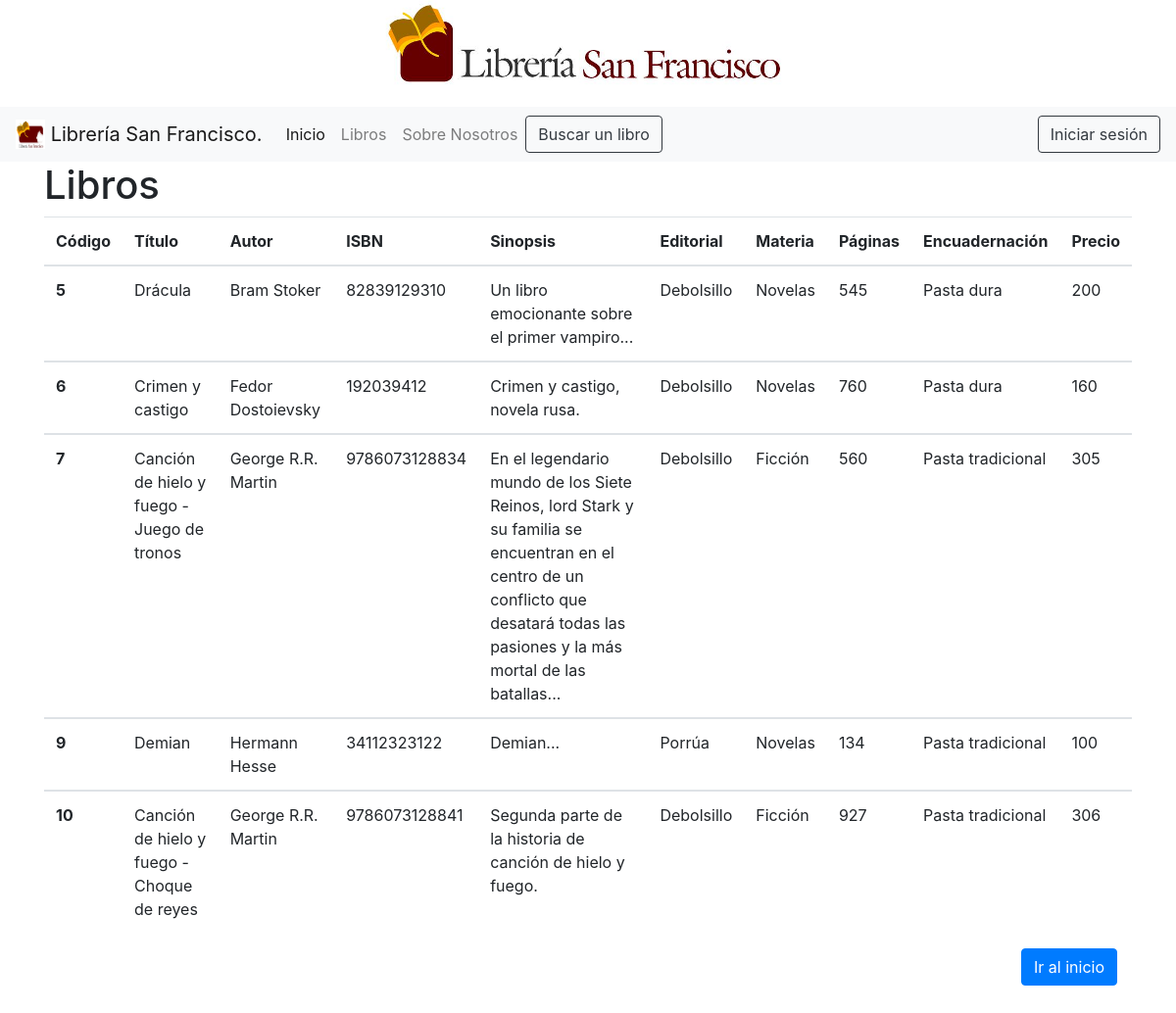
/mostrar_libros.php, run on the app's committed database.
### tables this page shows
CREATE TABLE `libros` (
  `codigo` int(11) NOT NULL,
  `titulo` varchar(50) NOT NULL,
  `autor` varchar(50) NOT NULL,
  `isbn` varchar(25) NOT NULL,
  `sinopsis` varchar(500) NOT NULL,
  `editorial` varchar(50) NOT NULL,
  `materia` varchar(50) NOT NULL,
  `paginas` int(11) NOT NULL,
  `encuadernacion` varchar(25) NOT NULL,
  `precio` int(11) NOT NULL
);

### mostrar_libros.php (the view, shortened to what this page needs)
<?php
require 'conexion.php';
$sql = "SELECT * FROM libros";
$resultado = $conexion->query($sql);
?>
<!DOCTYPE html>
<html>
<head>
</head>
<body>
	<?php include 'navbar.php'; ?>
	<div class="container" style="margin:auto;">
                <h1>Libros</h1>
                    <table class="table table-responsive">
                        <thead>
                            <tr>
                                <th scope="col">Código</th>
                                <th scope="col">Título</th>
                                <th scope="col">Autor</th>
                                <th scope="col">ISBN</th>
                                <th scope="col">Sinopsis</th>
                                <th scope="col">Editorial</th>
                                <th scope="col">Materia</th>
                                <th scope="col">Páginas</th>
                                <th scope="col">Encuadernación</th>
                                <th scope="col">Precio</th>
                            </tr>
                        </thead>
                        <?php while($row = $resultado->fetch_assoc()):?>
                        <?php
                        	$codigo = $row["codigo"];
                            $titulo = $row["titulo"];
                            $autor = $row["autor"];
                            $isbn = $row["isbn"];
                            $sinopsis = $row["sinopsis"];
                            $editorial = $row["editorial"];
                            $materia = $row["materia"];
                            $paginas = $row["paginas"];
                            $encuadernacion = $row["encuadernacion"];
                            $precio = $row['precio'];
                        ?>
                        <tbody>
                            <tr>
                                <th scope="row"><?php echo $codigo ?></th>
                                <td><?php echo $titulo ?></td>
                                <td><?php echo $autor ?></td>
                                <td><?php echo $isbn ?></td>
                                <td><?php echo $sinopsis ?></td>
                                <td><?php echo $editorial ?></td>
                                <td><?php echo $materia ?></td>
                                <td><?php echo $paginas ?></td>
                                <td><?php echo $encuadernacion ?></td>
                                <td><?php echo $precio ?></td>
                            </tr>
                            <?php endwhile; ?>
                        </tbody>
                    </table>
                    <form action="index.php">
                        <div class="container" align="right">
                            <button type="submit" class="btn btn-primary" name="send">Ir al inicio</button>
                        </div>
                    </form>
            </div>
</body>
</html>

### data on the page
libros: codigo "5", titulo "Drácula", autor "Bram Stoker", isbn "82839129310", sinopsis "Un libro emocionante sobre el primer vampiro...", editorial "Debolsillo", materia "Novelas", paginas "545", encuadernacion "Pasta dura", precio "200"
libros: codigo "6", titulo "Crimen y castigo", autor "Fedor Dostoievsky", isbn "192039412", sinopsis "Crimen y castigo, novela rusa.", editorial "Debolsillo", materia "Novelas", paginas "760", encuadernacion "Pasta dura", precio "160"
libros: codigo "7", titulo "Canción de hielo y fuego - Juego de tronos", autor "George R.R. Martin", isbn "9786073128834", sinopsis "En el legendario mundo de los Siete Reinos, lord Stark y su familia se encuentran en el centro de un conflicto que desatará todas las pasiones y la más mortal de las batallas...", editorial "Debolsillo", materia "Ficción", paginas "560", encuadernacion "Pasta tradicional", precio "305"
libros: codigo "9", titulo "Demian", autor "Hermann Hesse", isbn "34112323122", sinopsis "Demian...", editorial "Porrúa", materia "Novelas", paginas "134", encuadernacion "Pasta tradicional", precio "100"
libros: codigo "10", titulo "Canción de hielo y fuego - Choque de reyes", autor "George R.R. Martin", isbn "9786073128841", sinopsis "Segunda parte de la historia de canción de hielo y fuego.", editorial "Debolsillo", materia "Ficción", paginas "927", encuadernacion "Pasta tradicional", precio "306"
